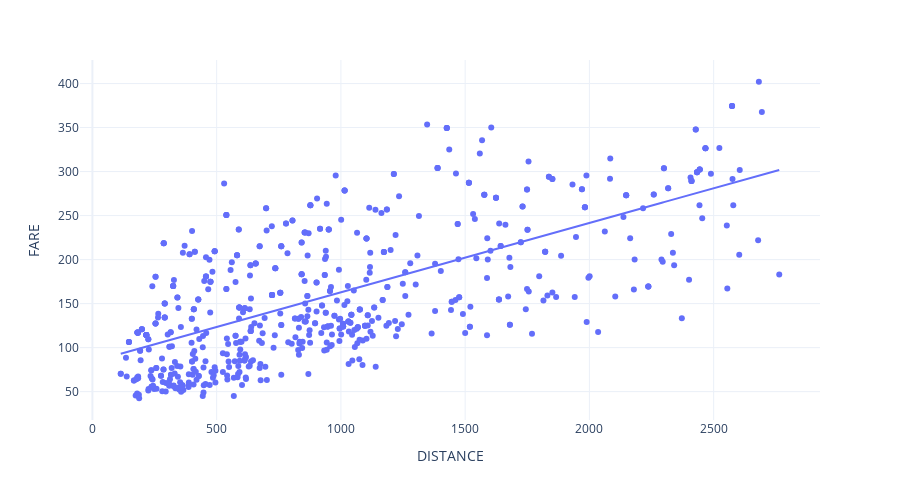

The code cell stored with this chart in its notebook:
### Code cell
fig = px.scatter(ADF, 
                 x="DISTANCE", 
                 y="FARE", 
                 height=500,
                 trendline='ols',
                 template='plotly_white')
fig.show()

# showing positively correlated

### Figure 1 — Plotly figure (JSON) as saved in the notebook; plotly's stock layout.template omitted (floating-point values rounded to 4 significant figures; data arrays with more than 128 entries replaced by an {"elided": "..."} marker saying what was removed)
{"data": [{"hovertemplate": "DISTANCE=%{x}<br>FARE=%{y}<extra></extra>", "legendgroup": "", "marker": {"color": "#636efa", "symbol": "circle"}, "mode": "markers", "name": "", "orientation": "v", "showlegend": false, "type": "scatter", "x": {"elided": "638 int values"}, "xaxis": "x", "y": {"elided": "638 float values"}, "yaxis": "y"}, {"hovertemplate": "<b>OLS trendline</b><br>FARE = 0.0788191 * DISTANCE + 83.9765<br>R<sup>2</sup>=0.448921<br><br>DISTANCE=%{x}<br>FARE=%{y} <b>(trend)</b><extra></extra>", "legendgroup": "", "marker": {"color": "#636efa", "symbol": "circle"}, "mode": "lines", "name": "", "showlegend": false, "type": "scatter", "x": {"elided": "638 int values"}, "xaxis": "x", "y": {"elided": "638 float values"}, "yaxis": "y"}], "layout": {"height": 500, "legend": {"tracegroupgap": 0}, "margin": {"t": 60}, "xaxis": {"anchor": "y", "domain": [0, 1], "title": {"text": "DISTANCE"}}, "yaxis": {"anchor": "x", "domain": [0, 1], "title": {"text": "FARE"}}}}
